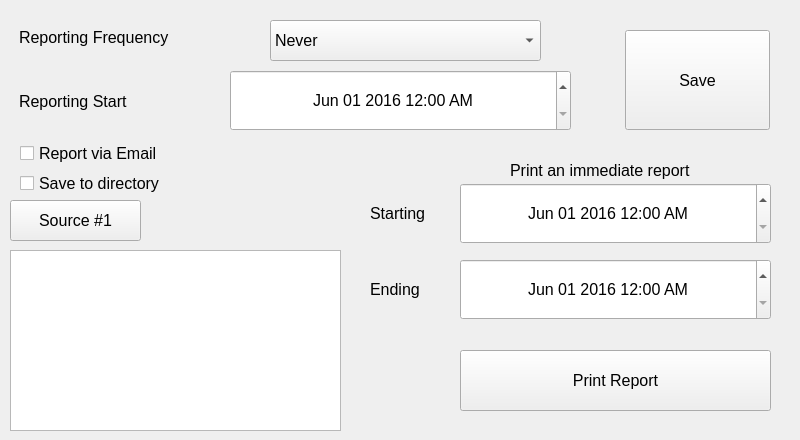
   <widget class="QWidget" name="tabReport">
    <attribute name="title">
     <string>Report</string>
    </attribute>
    <widget class="QLabel" name="lReportFreq">
     <property name="geometry">
      <rect>
       <x>19</x>
       <y>23</y>
       <width>241</width>
       <height>28</height>
      </rect>
     </property>
     <property name="font">
      <font>
       <pointsize>12</pointsize>
      </font>
     </property>
     <property name="text">
      <string>Reporting Frequency</string>
     </property>
    </widget>
    <widget class="QPushButton" name="btnSaveSettings">
     <property name="geometry">
      <rect>
       <x>625</x>
       <y>30</y>
       <width>145</width>
       <height>100</height>
      </rect>
     </property>
     <property name="font">
      <font>
       <pointsize>12</pointsize>
      </font>
     </property>
     <property name="text">
      <string>Save</string>
     </property>
    </widget>
    <widget class="QLabel" name="lStartTime">
     <property name="geometry">
      <rect>
       <x>19</x>
       <y>87</y>
       <width>211</width>
       <height>28</height>
      </rect>
     </property>
     <property name="font">
      <font>
       <family>Cantarell</family>
       <pointsize>12</pointsize>
      </font>
     </property>
     <property name="text">
      <string>Reporting Start</string>
     </property>
    </widget>
    <widget class="QComboBox" name="cbReportFreq">
     <property name="geometry">
      <rect>
       <x>270</x>
       <y>20</y>
       <width>271</width>
       <height>41</height>
      </rect>
     </property>
     <property name="font">
      <font>
       <pointsize>12</pointsize>
      </font>
     </property>
     <item>
      <property name="text">
       <string>Never</string>
      </property>
     </item>
     <item>
      <property name="text">
       <string>Each Activity</string>
      </property>
     </item>
     <item>
      <property name="text">
       <string>Hourly</string>
      </property>
     </item>
     <item>
      <property name="text">
       <string>Every 12 Hours</string>
      </property>
     </item>
     <item>
      <property name="text">
       <string>Daily</string>
      </property>
     </item>
     <item>
      <property name="text">
       <string>Weekly</string>
      </property>
     </item>
     <item>
      <property name="text">
       <string>Monthly</string>
      </property>
     </item>
    </widget>
    <widget class="QDateTimeEdit" name="dtStart">
     <property name="geometry">
      <rect>
       <x>230</x>
       <y>70</y>
       <width>341</width>
       <height>61</height>
      </rect>
     </property>
     <property name="font">
      <font>
       <pointsize>12</pointsize>
      </font>
     </property>
     <property name="alignment">
      <set>Qt::AlignCenter</set>
     </property>
     <property name="buttonSymbols">
      <enum>QAbstractSpinBox::UpDownArrows</enum>
     </property>
     <property name="accelerated">
      <bool>true</bool>
     </property>
     <property name="showGroupSeparator" stdset="0">
      <bool>false</bool>
     </property>
     <property name="maximumDate">
      <date>
       <year>2055</year>
       <month>12</month>
       <day>31</day>
      </date>
     </property>
     <property name="minimumDate">
      <date>
       <year>2016</year>
       <month>6</month>
       <day>1</day>
      </date>
     </property>
     <property name="currentSection">
      <enum>QDateTimeEdit::MonthSection</enum>
     </property>
     <property name="displayFormat">
      <string>MMM dd yyyy hh:mm AP</string>
     </property>
     <property name="calendarPopup">
      <bool>false</bool>
     </property>
    </widget>
    <widget class="QCheckBox" name="cbReportToFile">
     <property name="geometry">
      <rect>
       <x>20</x>
       <y>170</y>
       <width>271</width>
       <height>26</height>
      </rect>
     </property>
     <property name="font">
      <font>
       <pointsize>12</pointsize>
      </font>
     </property>
     <property name="text">
      <string>Save to directory</string>
     </property>
    </widget>
    <widget class="QWidget" name="widgetImmediateReport" native="true">
     <property name="enabled">
      <bool>true</bool>
     </property>
     <property name="geometry">
      <rect>
       <x>360</x>
       <y>140</y>
       <width>431</width>
       <height>281</height>
      </rect>
     </property>
     <property name="autoFillBackground">
      <bool>true</bool>
     </property>
     <widget class="QDateTimeEdit" name="dtStartReport">
      <property name="geometry">
       <rect>
        <x>100</x>
        <y>43</y>
        <width>311</width>
        <height>61</height>
       </rect>
      </property>
      <property name="font">
       <font>
        <pointsize>12</pointsize>
       </font>
      </property>
      <property name="alignment">
       <set>Qt::AlignCenter</set>
      </property>
      <property name="buttonSymbols">
       <enum>QAbstractSpinBox::UpDownArrows</enum>
      </property>
      <property name="accelerated">
       <bool>true</bool>
      </property>
      <property name="showGroupSeparator" stdset="0">
       <bool>true</bool>
      </property>
      <property name="maximumDate">
       <date>
        <year>2055</year>
        <month>12</month>
        <day>31</day>
       </date>
      </property>
      <property name="minimumDate">
       <date>
        <year>2016</year>
        <month>6</month>
        <day>1</day>
       </date>
      </property>
      <property name="currentSection">
       <enum>QDateTimeEdit::MonthSection</enum>
      </property>
      <property name="displayFormat">
       <string>MMM dd yyyy hh:mm AP</string>
      </property>
      <property name="calendarPopup">
       <bool>false</bool>
      </property>
     </widget>
     <widget class="QLabel" name="lblPrintImmediate">
      <property name="geometry">
       <rect>
        <x>150</x>
        <y>20</y>
        <width>371</width>
        <height>21</height>
       </rect>
      </property>
      <property name="font">
       <font>
        <pointsize>12</pointsize>
       </font>
      </property>
      <property name="text">
       <string>Print an immediate report</string>
      </property>
     </widget>
     <widget class="QLabel" name="lblStarting">
      <property name="geometry">
       <rect>
        <x>10</x>
        <y>53</y>
        <width>81</width>
        <height>41</height>
       </rect>
      </property>
      <property name="font">
       <font>
        <pointsize>12</pointsize>
       </font>
      </property>
      <property name="text">
       <string>Starting</string>
      </property>
     </widget>
     <widget class="QLabel" name="lblEnding">
      <property name="geometry">
       <rect>
        <x>10</x>
        <y>129</y>
        <width>81</width>
        <height>41</height>
       </rect>
      </property>
      <property name="font">
       <font>
        <pointsize>12</pointsize>
       </font>
      </property>
      <property name="text">
       <string>Ending</string>
      </property>
     </widget>
     <widget class="QDateTimeEdit" name="dtEndReport">
      <property name="geometry">
       <rect>
        <x>100</x>
        <y>119</y>
        <width>311</width>
        <height>61</height>
       </rect>
      </property>
      <property name="font">
       <font>
        <pointsize>12</pointsize>
       </font>
      </property>
      <property name="alignment">
       <set>Qt::AlignCenter</set>
      </property>
      <property name="buttonSymbols">
       <enum>QAbstractSpinBox::UpDownArrows</enum>
      </property>
      <property name="accelerated">
       <bool>true</bool>
      </property>
      <property name="showGroupSeparator" stdset="0">
       <bool>true</bool>
      </property>
      <property name="maximumDate">
       <date>
        <year>2055</year>
        <month>12</month>
        <day>31</day>
       </date>
      </property>
      <property name="minimumDate">
       <date>
        <year>2016</year>
        <month>6</month>
        <day>1</day>
       </date>
      </property>
      <property name="currentSection">
       <enum>QDateTimeEdit::MonthSection</enum>
      </property>
      <property name="displayFormat">
       <string>MMM dd yyyy hh:mm AP</string>
      </property>
      <property name="calendarPopup">
       <bool>false</bool>
      </property>
      <property name="currentSectionIndex">
       <number>0</number>
      </property>
     </widget>
     <widget class="QPushButton" name="btnPrintReport">
      <property name="geometry">
       <rect>
        <x>100</x>
        <y>210</y>
        <width>311</width>
        <height>61</height>
       </rect>
      </property>
      <property name="font">
       <font>
        <pointsize>12</pointsize>
       </font>
      </property>
      <property name="text">
       <string>Print Report</string>
      </property>
     </widget>
    </widget>
    <widget class="QTreeView" name="treeView">
     <property name="geometry">
      <rect>
       <x>10</x>
       <y>250</y>
       <width>331</width>
       <height>181</height>
      </rect>
     </property>
    </widget>
    <widget class="QCheckBox" name="cbReportViaEmail">
     <property name="geometry">
      <rect>
       <x>20</x>
       <y>140</y>
       <width>271</width>
       <height>26</height>
      </rect>
     </property>
     <property name="font">
      <font>
       <pointsize>12</pointsize>
      </font>
     </property>
     <property name="text">
      <string>Report via Email</string>
     </property>
    </widget>
    <widget class="QPushButton" name="btnToggleSource">
     <property name="geometry">
      <rect>
       <x>10</x>
       <y>200</y>
       <width>131</width>
       <height>41</height>
      </rect>
     </property>
     <property name="font">
      <font>
       <pointsize>12</pointsize>
      </font>
     </property>
     <property name="text">
      <string>Source #1</string>
     </property>
     <property name="checkable">
      <bool>true</bool>
     </property>
     <property name="checked">
      <bool>false</bool>
     </property>
    </widget>
    <zorder>btnSaveSettings</zorder>
    <zorder>lReportFreq</zorder>
    <zorder>lStartTime</zorder>
    <zorder>dtStart</zorder>
    <zorder>treeView</zorder>
    <zorder>widgetImmediateReport</zorder>
    <zorder>btnToggleSource</zorder>
    <zorder>cbReportFreq</zorder>
    <zorder>cbReportViaEmail</zorder>
    <zorder>cbReportToFile</zorder>
   </widget>
